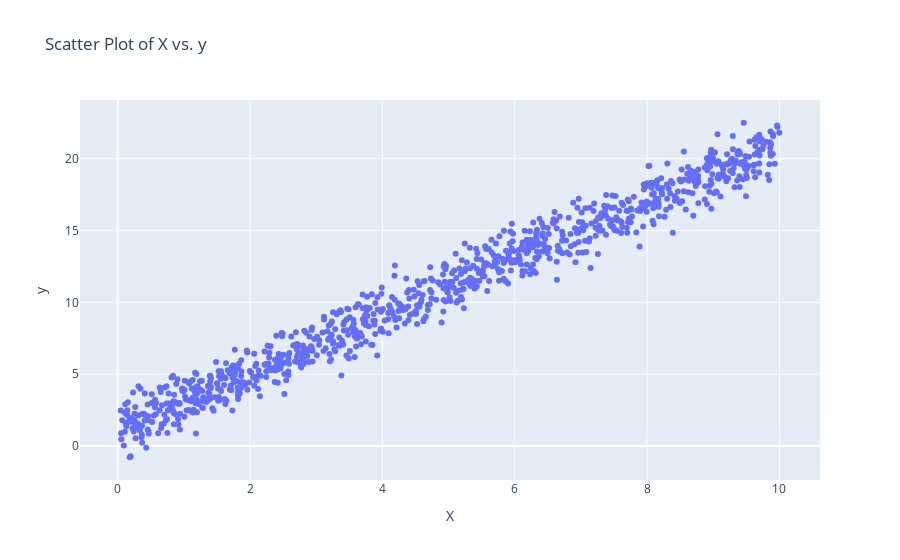

The notebook cell saved with this chart:
### Markdown cell above
Easy

### Code cell
# Import necessary libraries
import numpy as np
import pandas as pd
from sklearn.model_selection import train_test_split
from sklearn.linear_model import LinearRegression
from sklearn.metrics import mean_squared_error
import joblib
import matplotlib.pyplot as plt
import seaborn as sns
import plotly.express as px

# Set random seed for reproducibility
np.random.seed(42)

# Generate synthetic data for a linear relationship
num_samples = 1000
X = np.random.uniform(0, 10, num_samples)
noise = np.random.normal(0, 1, num_samples)
y = 2 * X + 1 + noise  # Linear relationship with some noise

# Create a DataFrame
df = pd.DataFrame({'X': X, 'y': y})

# Split data into features and labels
X = df[['X']]
y = df['y']

# Split data into training and testing sets
X_train, X_test, y_train, y_test = train_test_split(X, y, test_size=0.2, random_state=42)

# Create and train the Linear Regression model
model = LinearRegression()
model.fit(X_train, y_train)

# Save the trained model to a file using joblib
model_filename = "linear_regression_model.joblib"
joblib.dump(model, model_filename)

# Load the saved model
loaded_model = joblib.load(model_filename)

# Predict on the test set
y_pred = loaded_model.predict(X_test)

# Calculate mean squared error
mse = mean_squared_error(y_test, y_pred)
print("Mean Squared Error:", mse)

# Plot the true vs. predicted values
plt.scatter(X_test, y_test, label='True Values')
plt.scatter(X_test, y_pred, label='Predicted Values', marker='x')
plt.xlabel('X')
plt.ylabel('y')
plt.title('True vs. Predicted Values')
plt.legend()
plt.show()

# Plot interactive scatter plot using plotly
fig = px.scatter(df, x='X', y='y', title='Scatter Plot of X vs. y')
fig.show()

### Figure 1 — Plotly figure (JSON) as saved in the notebook; plotly's stock layout.template omitted (floating-point values rounded to 4 significant figures; data arrays with more than 128 entries replaced by an {"elided": "..."} marker saying what was removed)
{"data": [{"hovertemplate": "X=%{x}<br>y=%{y}<extra></extra>", "legendgroup": "", "marker": {"color": "#636efa", "symbol": "circle"}, "mode": "markers", "name": "", "orientation": "v", "showlegend": false, "type": "scatter", "x": {"elided": "1000 float values"}, "xaxis": "x", "y": {"elided": "1000 float values"}, "yaxis": "y"}], "layout": {"legend": {"tracegroupgap": 0}, "title": {"text": "Scatter Plot of X vs. y"}, "xaxis": {"anchor": "y", "domain": [0, 1], "title": {"text": "X"}}, "yaxis": {"anchor": "x", "domain": [0, 1], "title": {"text": "y"}}}}
